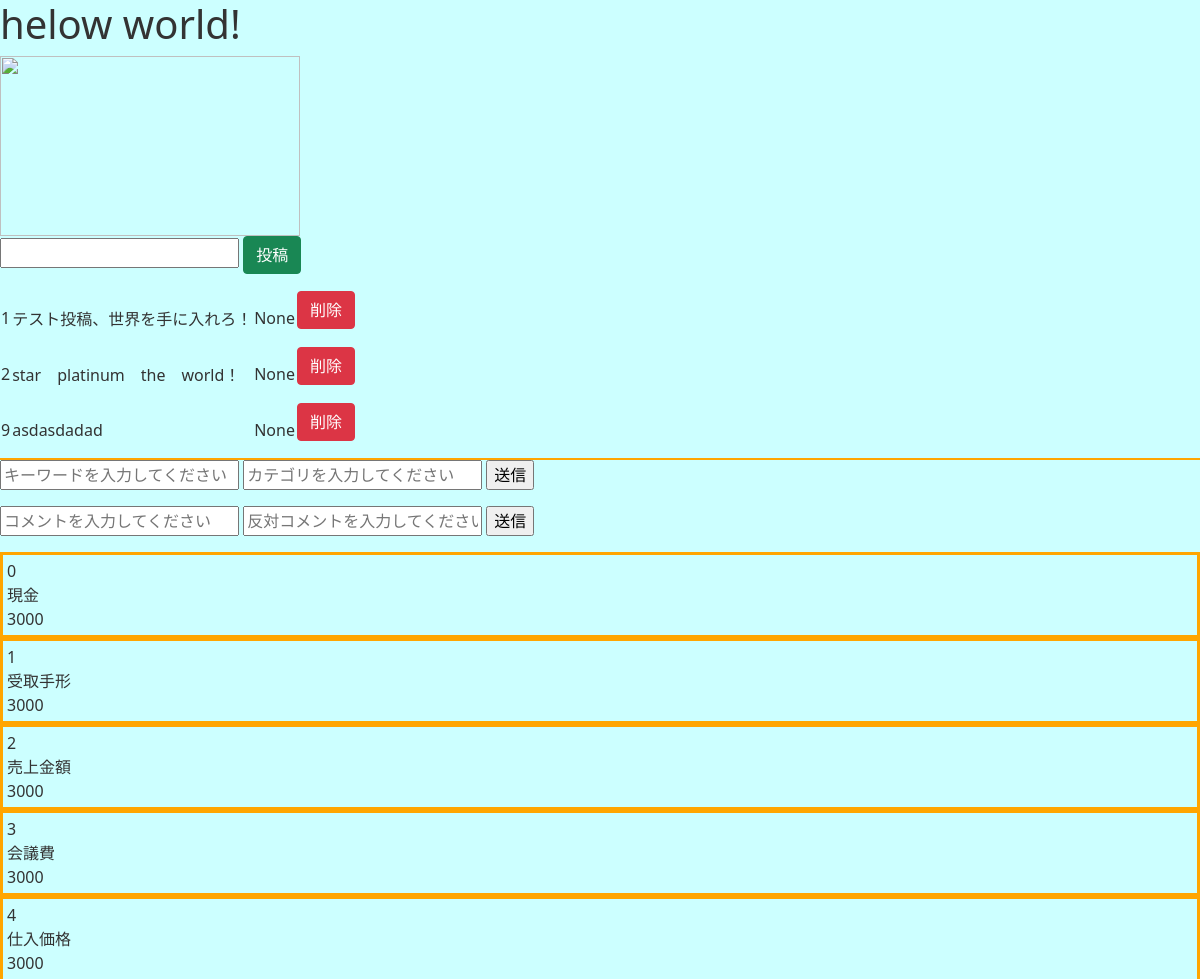
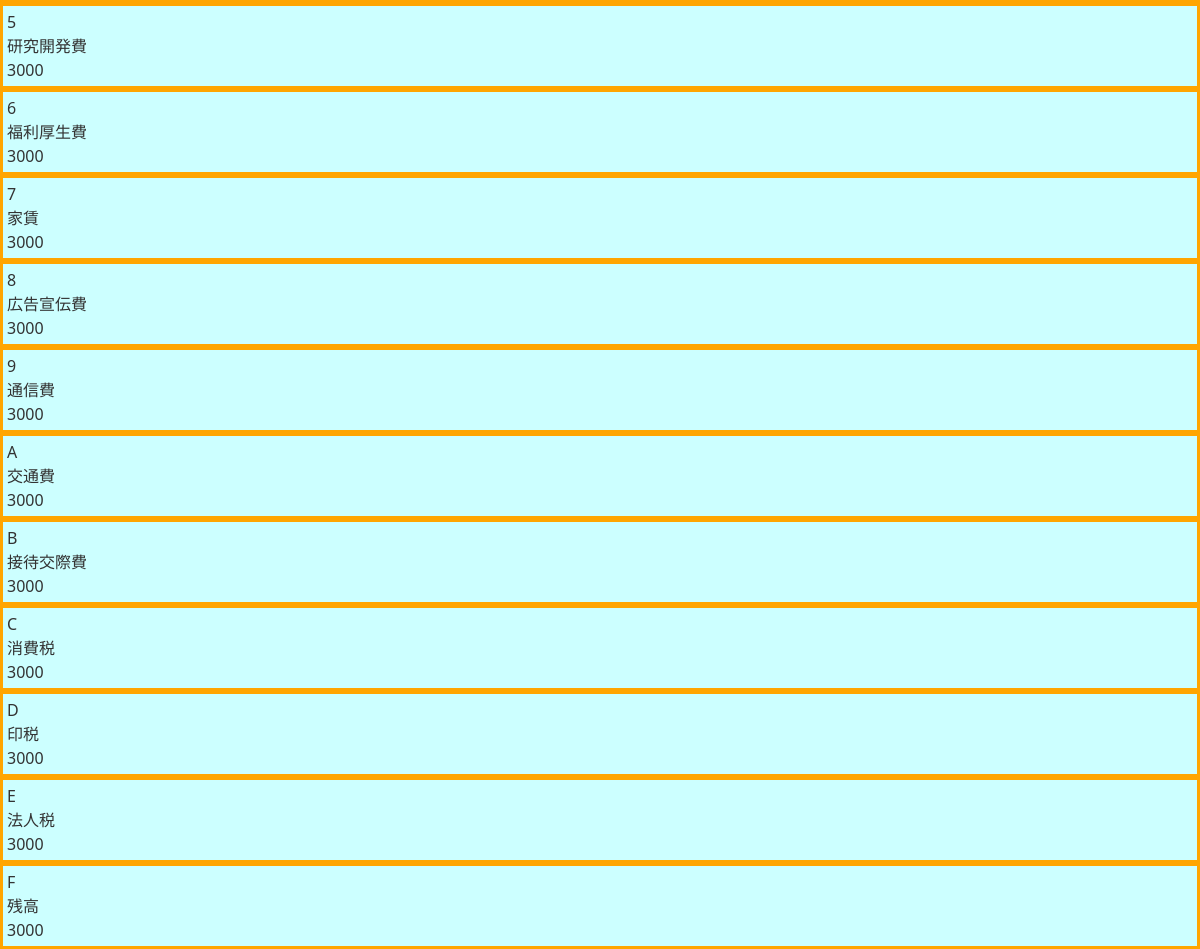
The page / on the database its author committed (2 pictures, top to bottom).
### bbs/models.py (models this page shows, shortened)
class Topic(models.Model):
    class Meta:
        db_table = "topic"
    comment = models.CharField(verbose_name="コメント", max_length=2000)
    title = models.TextField(verbose_name="タイトル", null=True)
    price = models.IntegerField(verbose_name="金額", null=True)

### bbs/views.py (the view, shortened to what this page needs)
class BbsView(View):
    def get(self, request, *args, **kwargs):
        topics = Topic.objects.all()
        if "search" in request.GET:
            print(request.GET["search"])
        chobos = [
            {"id": "0", "title": "現金", "price": "3000"},
            {"id": "1", "title": "受取手形", "price": "3000"},
            {"id": "2", "title": "売上金額", "price": "3000"},
            {"id": "3", "title": "会議費", "price": "3000"},
            {"id": "4", "title": "仕入価格", "price": "3000"},
            {"id": "5", "title": "研究開発費", "price": "3000"},
            {"id": "6", "title": "福利厚生費", "price": "3000"},
            {"id": "7", "title": "家賃", "price": "3000"},
            {"id": "8", "title": "広告宣伝費", "price": "3000"},
            {"id": "9", "title": "通信費", "price": "3000"},
            {"id": "A", "title": "交通費", "price": "3000"},
            {"id": "B", "title": "接待交際費", "price": "3000"},
            {"id": "C", "title": "消費税", "price": "3000"},
            {"id": "D", "title": "印税", "price": "3000"},
            {"id": "E", "title": "法人税", "price": "3000"},
            {"id": "F", "title": "残高", "price": "3000"},
        ]
        context = {"chobos":chobos,
                   "topics":topics}
        return render(request,"bbs/index.html",context)

### templates/bbs/index.html (shortened to what this page needs)
{% load static %}
<html>
<head>
    <link href="https://cdn.jsdelivr.net/npm/bootstrap@5.0.0-beta1/dist/css/bootstrap.min.css" rel="stylesheet">
    <link rel="stylesheet" href="{% static 'bbs/css/style.css' %}">
</head>
<body>
<h1>helow world!</h1>
<img class="example1" src="{% static 'bbs/img/cat.jpeg' %}">
<form action="" method="post">
    <input type="text" name="comment">
    <input class="btn btn-success" type="submit" value="投稿">
</form>
{% if topics %}
<table>
    {% for topic in topics %}
    <tr>
        <td>{{ topic.id }}</td>
        <td>{{ topic.comment }}</td>
        <td>{{ topic.price }}</td>
        <td>
            <form action="{% url 'bbs:delete' topic.id %}" method="POST">
                <input class="btn btn-danger" type="submit" value="削除">
            </form>
        </td>
    </tr>
    {% endfor %}
</table>
{% endif %}
<div style="border:solid 1px orange;">
</div>
<form action="" method="GET">
    <input type="text" name="search" placeholder="キーワードを入力してください">
    <input type="text" name="category" placeholder="カテゴリを入力してください">
    <input type="submit" value="送信">
</form>
<form action="" method="POST">
    <input type="text" name="comment" placeholder="コメントを入力してください">
    <input type="text" name="anti" placeholder="反対コメントを入力してください">
    <input type="submit" value="送信">
</form>
{% for chobo in chobos %}
<div style="border:solid 0.2rem orange; padding:0.25rem;">
<div>{{ chobo.id }}</div>
<div>{{ chobo.title }}</div>
<div>{{ chobo.price }}</div>
</div>
{% endfor %}
</body>
</html>

### static/bbs/css/style.css (style rules this page uses)
body { なでられるねこ.jpeg width: 96px; height: 65px; background:#CCFFFF; color:#333333; }

### templates/bbs/index.html (style rules this page uses)
.example1 { width: 300px; height: 180px; }

### rows shown on the page
Topic: id "1", comment "テスト投稿、世界を手に入れろ！", price "None"
Topic: id "2", comment "star platinum the world！", price "None"
Topic: id "9", comment "asdasdadad", price "None"

### other values the page prints
{{ chobo.id }} "0" "1" "2" "3" "4" "5" "6" "7" "8" "9" "A" "B" "C" "D" "E" "F"
{{ chobo.title }} "現金" "受取手形" "売上金額" "会議費" "仕入価格" "研究開発費" "福利厚生費" "家賃" "広告宣伝費" "通信費" "交通費" "接待交際費" "消費税" "印税" "法人税" "残高"
{{ chobo.price }} "3000" "3000" "3000" "3000" "3000" "3000" "3000" "3000" "3000" "3000" "3000" "3000" "3000" "3000" "3000" "3000"
